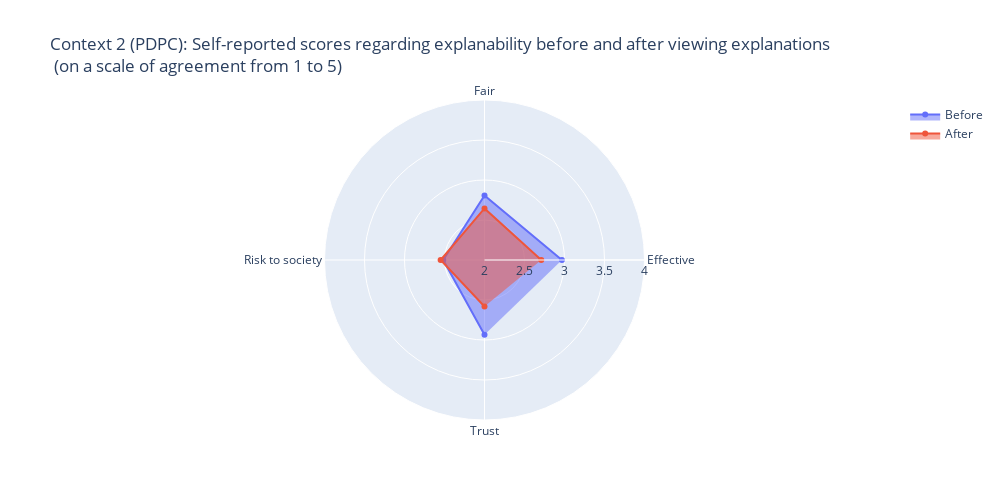

Notebook code for this chart:
### Code cell
plot_2_radar_charts(mean_context2_before, mean_context2_after, "Before", "After", feature_names, [2,4], title = "Context 2 (PDPC): Self-reported scores regarding explanability before and after viewing explanations <br> (on a scale of agreement from 1 to 5)")

### Figure 1 — Plotly figure (JSON) as saved in the notebook; plotly's stock layout.template omitted (floating-point values rounded to 4 significant figures)
{"data": [{"fill": "toself", "name": "Before", "r": [2.968, 2.806, 2.516, 2.935], "theta": ["Effective", "Fair", "Risk to society", "Trust"], "type": "scatterpolar"}, {"fill": "toself", "name": "After", "r": [2.71, 2.645, 2.548, 2.581], "theta": ["Effective", "Fair", "Risk to society", "Trust"], "type": "scatterpolar"}], "layout": {"height": 500, "polar": {"radialaxis": {"range": [2, 4], "visible": true}}, "showlegend": true, "title": {"text": "Context 2 (PDPC): Self-reported scores regarding explanability before and after viewing explanations <br> (on a scale of agreement from 1 to 5)"}, "width": 1000}}
